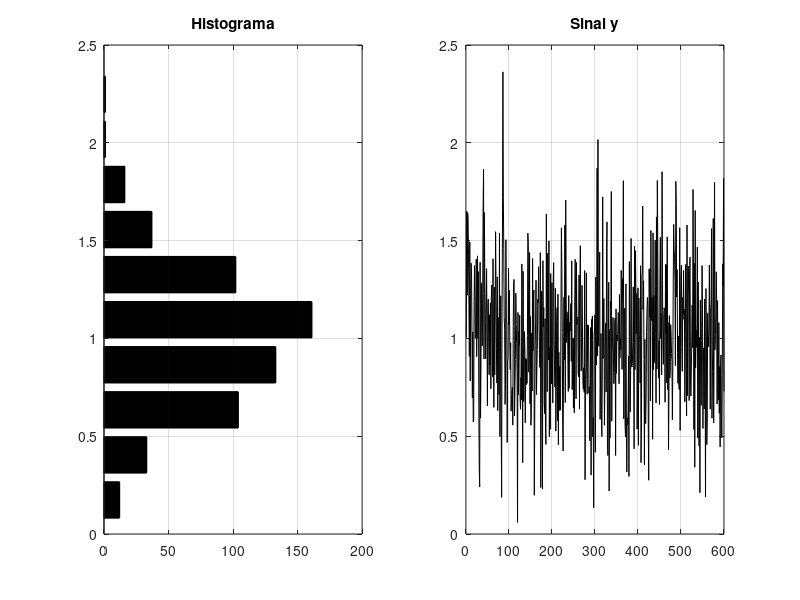
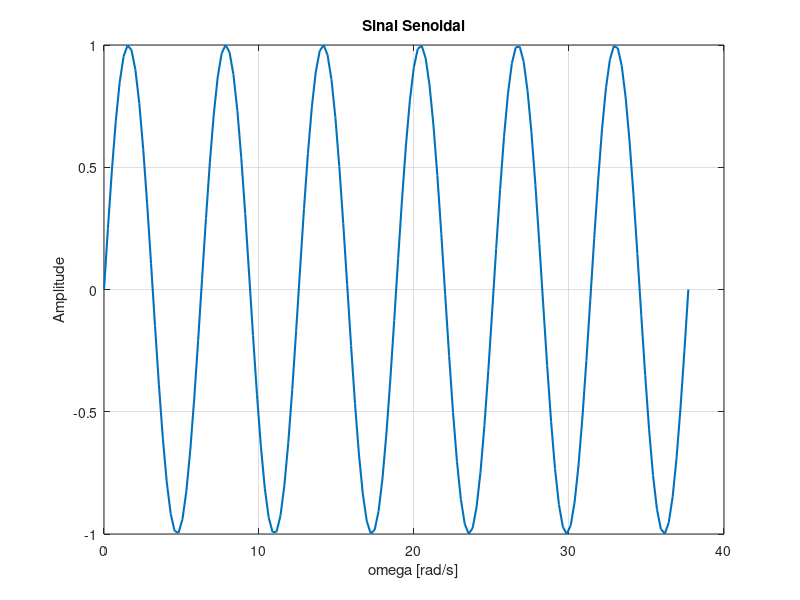
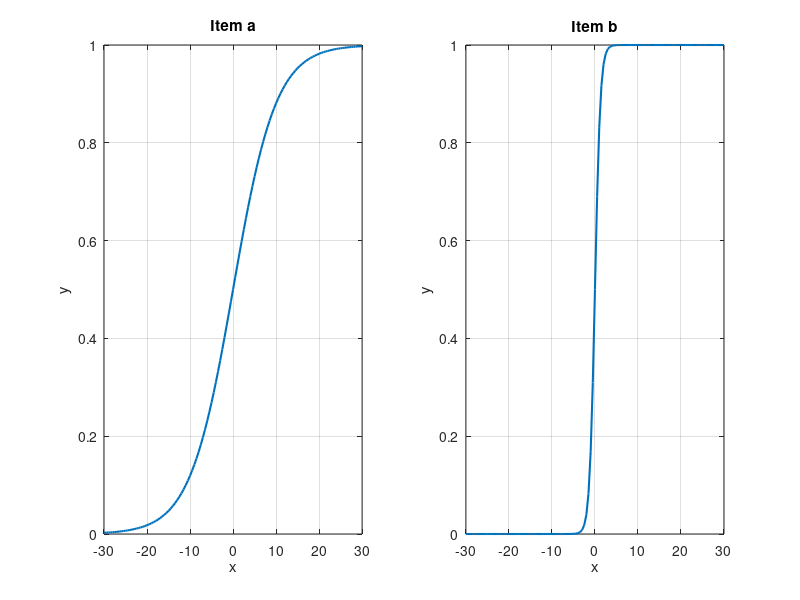

Recreate these plots in MATLAB, in order. (Note: this script raises an error after producing the figures.)
%Laboratorio de Analise de Sistemas Lineares - Eng. Eletrica
%Pratica 02 - Roteiros e funcoes no Matlab - Conceitos de Estatistica
%10/11/2021
%Gabriel Arantes e Larissa Braga

%O script foi feito para ser rodado por seção
%%
%Questao 1
clc;
close all;
clear all;

y = 1+0.35*randn(600,1);

media = mean(y); %Media
desvioPadrao = std(y); %Desvio Padrao
variancia = var(y); %Variancia

%Impressao dos resultados na janela de comandos
fprintf("Média: %.4f\n", media);
fprintf("Desvio Padrão: %.4f\n", desvioPadrao);
fprintf("Variância: %.4f\n", variancia);

figure(1)
subplot(1,2,1);
[N Y] = hist(y);
title("Histograma");

barh(Y,N, 'linewidth', 1.0, 'facecolor', 'k'), grid;
title("Histograma");

subplot(1,2,2);
plot(y,'k'),grid;
title("Sinal y");

%%
%Questao 2
clc;
close all;
clear all;

x = linspace(0,12*pi,6*25); %25 pontos por periodo
y = sin(x);

figure(2)
plot(x,y, 'linewidth', 1.5), grid;
title("Sinal Senoidal");
ylabel("Amplitude");
xlabel("\omega [rad/s]");

fprintf("Desvio padrão do sinal senoidal %.4f\n", std(y));
fprintf("Valor eficaz do sinal senoidal %.4f\n", rms(y));
fprintf("O desvio padrão do sinal é igual ao valor eficaz da senóide\n");

%%
%Questao 3
clc;
close all;
clear all;

%Para usar o 'Publish' do Matlab
a1 = 0.2;
a2 = 1.6;

%Para entrada de dados via teclado
%a1 = input("Informe o valor 1 de 'a': ");
%a2 = input("Informe o valor 2 de 'a': ");

x = -30:0.5:30; %Criando um vetor com valores para serem usados na expressao y
y1 = 1./(1+exp(-a1.*x)); %Funcao solicitada no relatorio
y2 = 1./(1+exp(-a2.*x)); %Funcao solicitada no relatorio

figure(3)
subplot(1,2,1);
plot(x,y1, 'linewidth', 1.5), grid;
title('Item a');
ylabel("y");
xlabel("x");

subplot(1,2,2);
plot(x,y2, 'linewidth', 1.5), grid;
title('Item b');
ylabel("y");
xlabel("x");
suptitle("Comportamento de s(x)");
%%
%Questao 4
clc;
close all;
clear all;

x = -20:0.1:20; %Criando um vetor com valores para serem usados na expressao y
%Para o item a
m = [0 0 0];
sigma = [0.4 1.2 1.8]; 

subplot(1,2,1);
for i=1:length(m)
    y = distGaussiana(x,m(i),sigma(i));
    plot(x,y,'linewidth', 1.0),grid;
    hold on
end

title("Item a");
ylabel("y");
xlabel("x");
legend("\mu=0; \sigma=0.4", "\mu=0; \sigma=1.2", "\mu=0; \sigma=1.8");

%Para o item b
m = [0.4 1.2 1.8];
sigma = [1 1 1]; 

subplot(1,2,2);
for i=1:length(m)
    y = distGaussiana(x,m(i),sigma(i));
    plot(x,y,'linewidth', 1.2),grid;
    hold on
end
title("Item b");
ylabel("y");
xlabel("x");
legend("\mu=0.4; \sigma=1", "\mu=1.2; \sigma=1", "\mu=1.8; \sigma=1");
suptitle("Distribuição Gaussiana");
